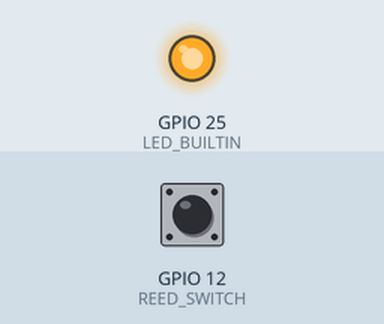
Simulated run of this sketch. Board: ESP32. Parts: output pins drawn as LEDs (lit = HIGH). Inputs (shaded band) come from the test bench; at power-on: GPIO 12 (REED_SWITCH) HIGH.

Above: at 1.2 s.
1.3 s: GPIO 12 (REED_SWITCH) pulled LOW for 0.15 s
At 1.37 s:
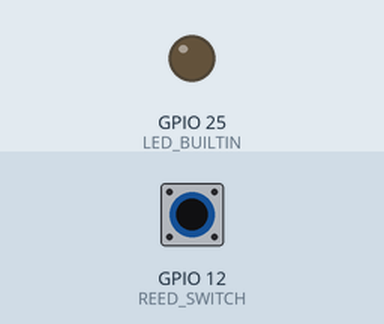
2.9 s: GPIO 12 (REED_SWITCH) pulled LOW for 3.2 s
At 7.1 s:
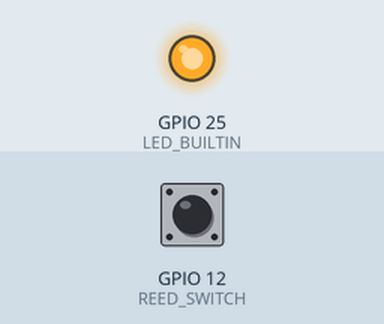
Timing chart, 0 to 8.6 s (numbered marks = the images above; inputs shaded):
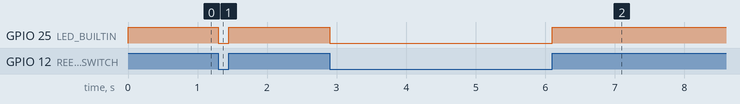

Measured:
- after the input at 1.3 s, GPIO 25 (LED_BUILTIN): HIGH → LOW at once, → HIGH 0.15 s later
- after the input at 2.9 s, GPIO 25 (LED_BUILTIN): HIGH → LOW at once, → HIGH 3.2 s later

The sketch:

ttgo-reed-switch-checker.ino
```cpp
#include <Arduino.h>

#define LED_BUILTIN 25
#define REED_SWITCH 12
// the setup function runs once when you press reset or power the board
void setup() {
  // initialize digital pin LED_BUILTIN as an output.
  pinMode(LED_BUILTIN, OUTPUT);
  pinMode(REED_SWITCH,INPUT_PULLUP);
}

// the loop function runs over and over again forever
void loop() {
  if(digitalRead(REED_SWITCH) == HIGH){
    digitalWrite(LED_BUILTIN, HIGH);
  }
  else{
    digitalWrite(LED_BUILTIN,LOW);
  }
}
```
